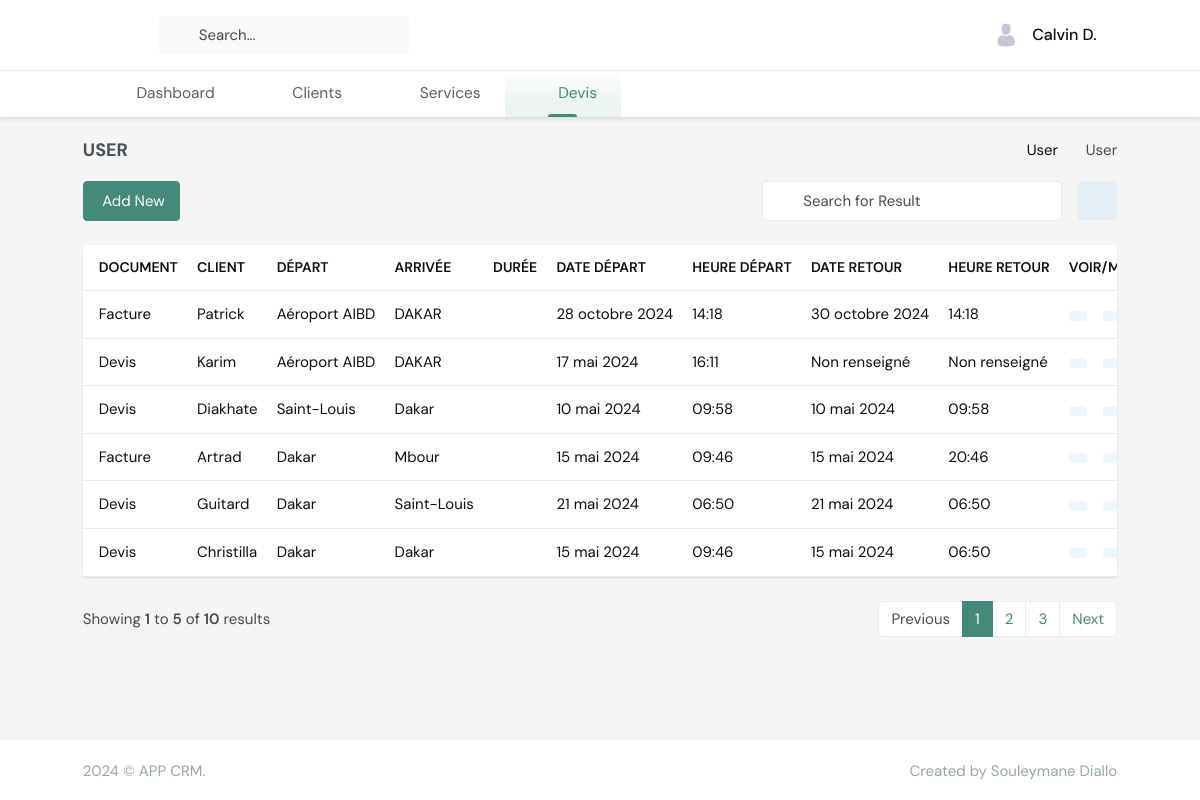
Before: /services/invoices/ with the older database file.
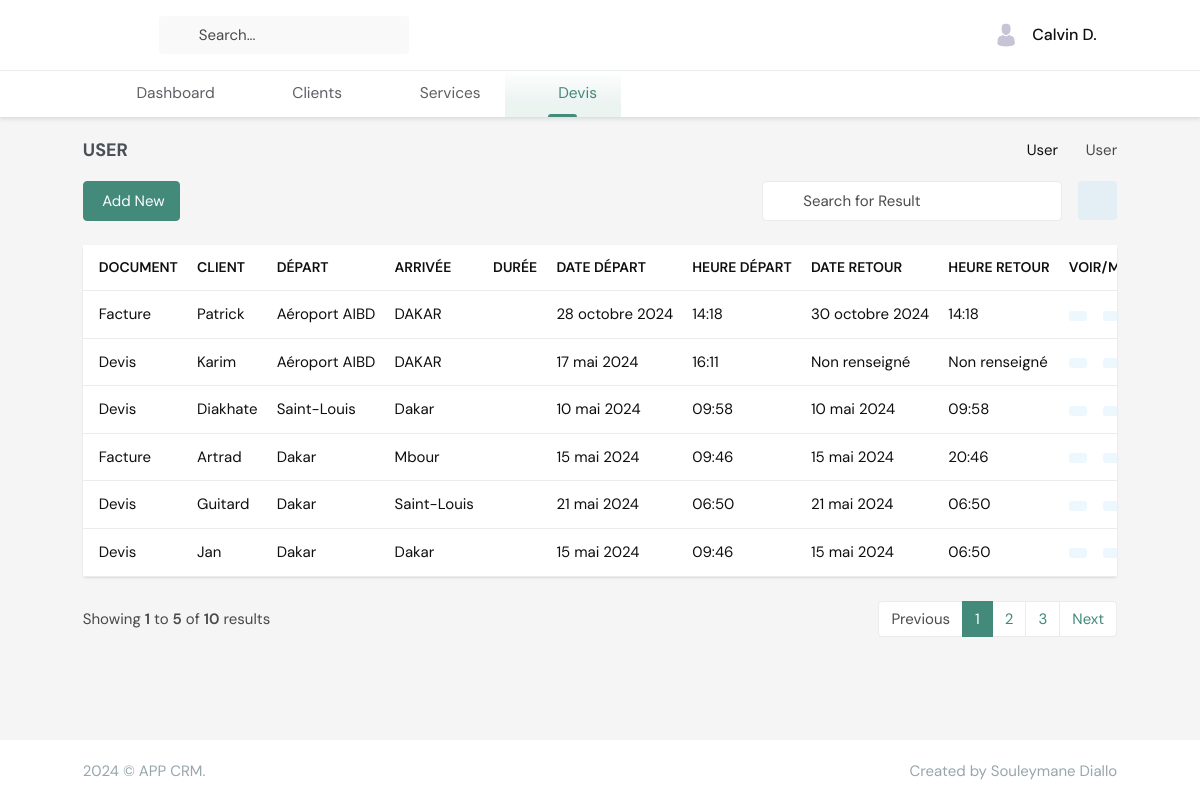
After: the same page with the newer database file.
### services/models.py (models this page shows, shortened)
class Invoice(models.Model):
    NAME = [
        ('Devis', 'Devis'),
        ('Facture', 'Facture'),
        ('Avoir', 'Avoir'),
    ]
    name = models.CharField(max_length=100, choices=NAME, default='Devis')
    client = models.ForeignKey(Client, on_delete=models.CASCADE)
    services = models.ManyToManyField(Service, related_name="invoices")
    start_city = models.CharField(max_length=100)
    end_city = models.CharField(max_length=100)
    date_start = models.DateField()
    time_start = models.TimeField()
    date_end = models.DateField(blank=True, null=True)
    time_end = models.TimeField(blank=True, null=True)
    description = models.TextField(blank=True, null=True)
    advance_payment = models.DecimalField(max_digits=10, decimal_places=2, default=0.00, blank=True, null=True)
    created_at = models.DateTimeField(auto_now_add=True)
    updated_at = models.DateTimeField(auto_now=True)
    uuid = models.UUIDField(default=uuid.uuid4, editable=False, unique=True)

### clients/models.py (models this page shows)
class Client(models.Model):
    TITLE_SOCIAL = [
        ('Monsieur', 'Monsieur'),
        ('Madame', 'Madame'),
    ]
    TYPE_CLIENTS = [
        ('Particulier', 'Particulier'),
        ('Professionnel', 'Professionnel'),
    ]
    type_clients = models.CharField(max_length=100, choices=TYPE_CLIENTS, default='Particulier')
    title_social = models.CharField(max_length=100, choices=TITLE_SOCIAL, default='Monsieur')
    first_name = models.CharField(max_length=100, blank=True, null=True)
    last_name = models.CharField(max_length=100, blank=True, null=True)
    email = models.EmailField(max_length=100, blank=True, null=True)
    phone = models.CharField(max_length=100, blank=True, null=True)
    message = models.TextField(blank=True, null=True)
    created_at = models.DateTimeField(auto_now_add=True)
    updated_at = models.DateTimeField(auto_now=True)
    uuid = models.UUIDField(default=uuid.uuid4, editable=False, unique=True)
    def __str__(self):
        return self.first_name

### services/views.py (the view)
# urls.py: path("invoices/", views.InvoiceListView.as_view(), name="invoice_list"),
class InvoiceListView(ListView):
    model = Invoice
    template_name = "services/invoice_list.html"
    context_object_name = "invoices"

### templates/services/invoice_list.html (shortened to what the changed rows need)
{% extends 'layout.html' %}
{% load static %}
{% block content %}
                    <div class="row">
                        <div class="col-xl-12">
                            <div class="card">
                                <div class="card-body">
                                    <div class="table-responsive table-card">
                                        <table class="table table-hover table-nowrap align-middle mb-0">
                                            <thead>
                                                <tr class="text-muted text-uppercase">
                                                    <th scope="col">Document</th>
                                                    <th scope="col">Client</th>
                                                    <th scope="col">Départ</th>
                                                    <th scope="col">Arrivée</th>
                                                    <th scope="col">Durée</th>
                                                    <th scope="col">Date Départ</th>
                                                    <th scope="col">heure Départ</th>
                                                    <th scope="col">Date Retour</th>
                                                    <th scope="col">heure Retour</th>
                                                    <th scope="col">Voir/Modidier/Supprimer</th>
                                                </tr>
                                            </thead>
                                            <tbody>
                                                {% for invoice in invoices %}
                                                <tr>
                                                    <td>{{ invoice.name }}</td>
                                                    <td>{{ invoice.client }}</td>
                                                    <td>{{ invoice.start_city }}</td>
                                                    <td>{{ invoice.end_city }}</td>
                                                    <td>{{ invoice.duration }}</td>
                                                    <td>{{ invoice.date_start }}</td>
                                                    <td>{{ invoice.time_start }}</td>
                                                    {% if not invoice.date_end %}
                                                    <td>Non renseigné </td>
                                                    {% else %}
                                                    <td>{{ invoice.date_end }}</td>
                                                    {% endif %}
                                                    {% if not invoice.date_end %}
                                                    <td>Non renseigné </td>
                                                    {% else %}
                                                    <td>{{ invoice.time_end }}</td>
                                                    {% endif %}
                                                    <td>
                                                        <ul class="list-inline hstack gap-2 mb-0">
                                                            <li class="list-inline-item" data-bs-toggle="tooltip" data-bs-trigger="hover" data-bs-placement="top" title="View">
                                                                <a href="{% url 'invoice_detail' invoice.uuid %}" class="btn btn-soft-info btn-sm d-inline-block">
                                                                </a>
                                                            </li>
                                                            <li class="list-inline-item edit" data-bs-toggle="tooltip" data-bs-trigger="hover" data-bs-placement="top" title="Edit">
                                                                <a href="" class="btn btn-soft-info btn-sm d-inline-block">
                                                                </a>
                                                            </li>
                                                        </ul>
                                                    </td>
                                                </tr>
                                                {% endfor %}
                                            </tbody>
                                        </table>
                                    </div>
                                </div>
                            </div>
                        </div>
                    </div>
{% endblock content %}

Changed rows visible on the page:
changed Invoice: client "Christilla" → "Jan"
